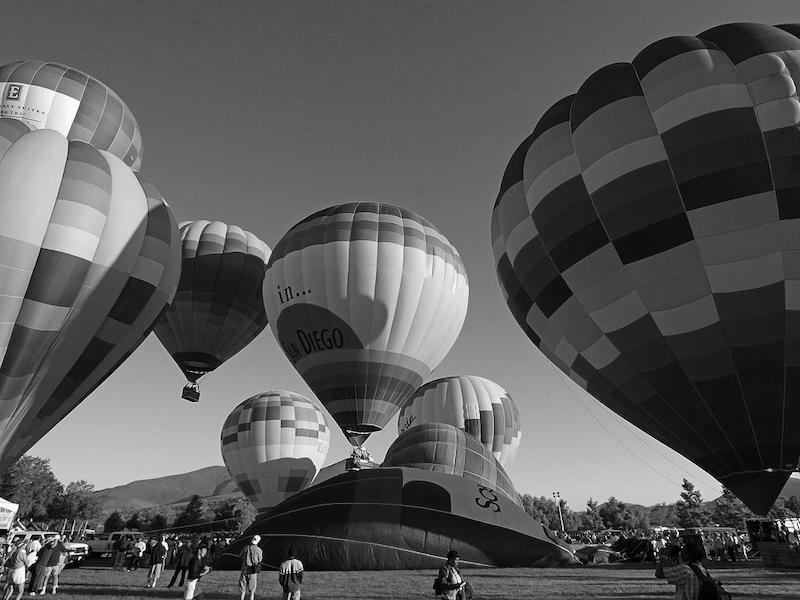
#> input picture output/pb_baloes2.jpg, 800 x 600 px
$ python escala_binaria.py
#> lines starting #> are read from the running program, lines starting #| are printed output that depends on the picture; after the words box and inside, x2 and y2 are one past the last pixel; in counts of white or black regions, pixels touching at a corner belong together
#> further down, img_grayscale is the input picture: PIL image 800x600 RGB; min 0, max 255, mean 88.9
import os
from PIL import Image

def binary(grayscale, threshold):
#> called with threshold = 75
    w, h = grayscale.size
#> w = 800; h = 600
    img = Image.new("L", (w, h), (255) )
#> img: PIL image 800x600 L; every value is 255

    for x in range(w):
        for y in range(h):
            pixel = grayscale.getpixel((x,y))
            if (pixel[0] < threshold):
                img.putpixel((x,y), (0))
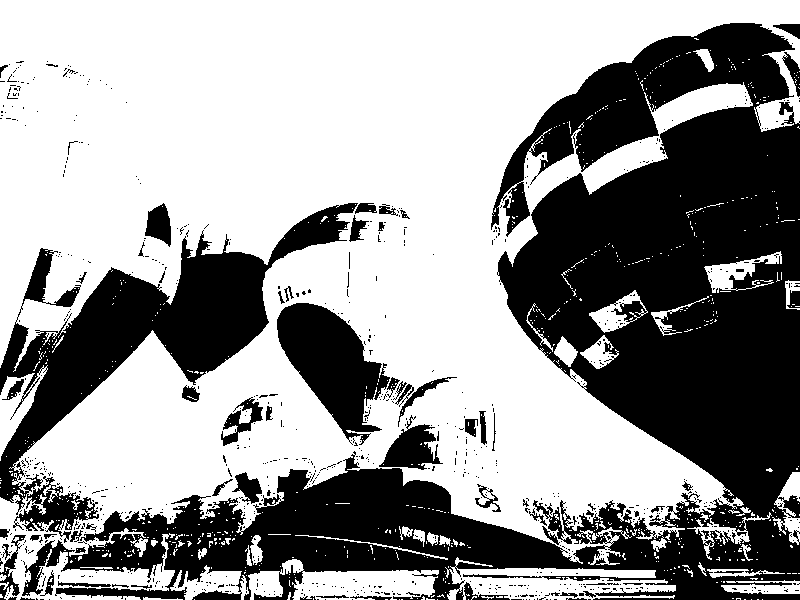
#> img: PIL image 800x600 L; 60.1% white; 820 black regions (751 under 20 px), largest, box (x1, y1, x2, y2) and area: (22, 23, 800, 600) 142735, (0, 203, 358, 543) 29653, (277, 303, 390, 445) 8209
    return img

if __name__ == "__main__":
    img_grayscale = Image.open("output/pb_baloes2.jpg")

    # Ao adicionar o algoritmo do otsu se encontra o ponto de corte ideal
    image = binary(img_grayscale,75)
    image.show()
    image.save(os.path.join("output", "baloes-binario.jpg"))
